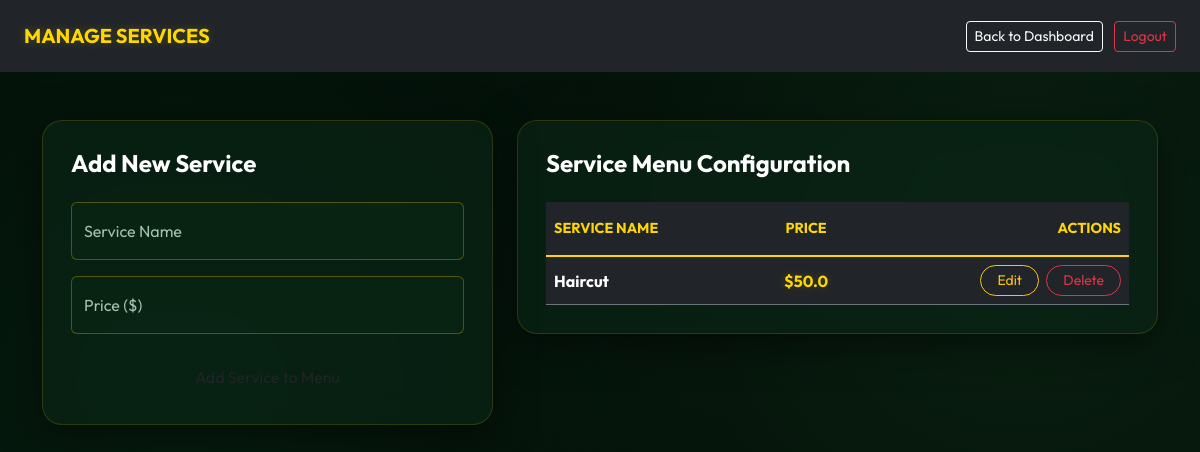
/manage_services (signed in), run on an earlier commit of the app's database.
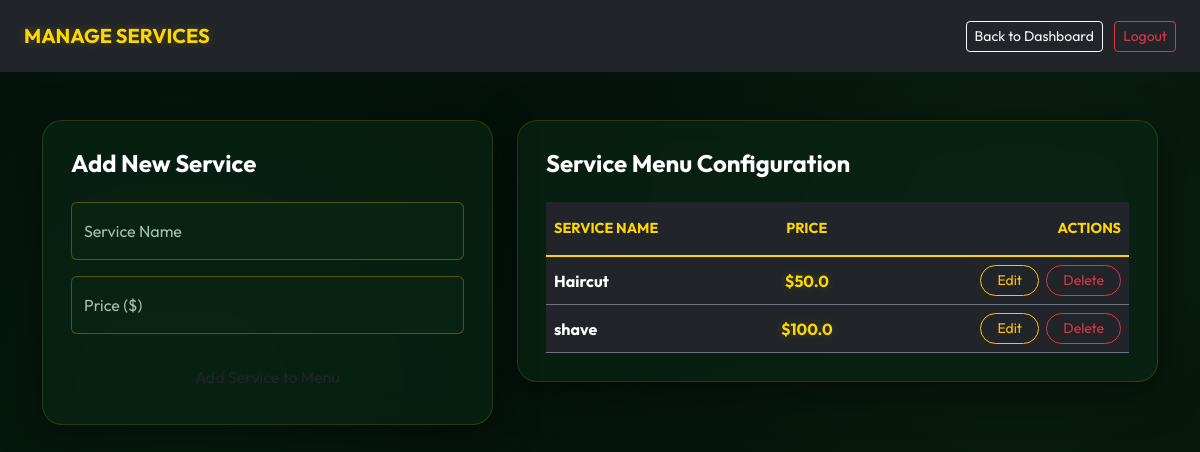
And on a later commit of the database.
### app.py (models this page shows)
class Service(db.Model):
    id = db.Column(db.Integer, primary_key=True)
    name = db.Column(db.String(100), nullable=False)
    price = db.Column(db.Float, nullable=False)
    is_active = db.Column(db.Boolean, default=True)

### app.py (the view)
@app.route('/manage_services', methods=['GET', 'POST'])
@login_required
def manage_services():
    if current_user.role != 'owner': return "Access Denied"
    if request.method == 'POST':
        new_service = Service(name=request.form['name'], price=float(request.form['price']))
        db.session.add(new_service)
        db.session.commit()
        return redirect(url_for('manage_services'))
    services = Service.query.all()
    return render_template('manage_services.html', services=services)

### app.py (called while the page is built, shortened)
@login_manager.user_loader
def load_user(user_id):
    return User.query.get(int(user_id))

@app.context_processor
def inject_translations():
    lang = session.get('lang', 'en')
    translations = {}
    def t(key, default_english):
        return translations.get(key, default_english)
    return dict(t=t, current_lang=lang)

@app.context_processor
def inject_global_data():
    lang = session.get('lang', 'en')
    translations = {}
    def t(key, default_english):
        return translations.get(key, default_english)
    low_stock_count = 0
    if current_user.is_authenticated and current_user.role == 'owner':
        low_stock_count = Product.query.filter(Product.is_active == True, Product.stock <= Product.low_stock_threshold).count()
    return dict(t=t, current_lang=lang, low_stock_count=low_stock_count)

### templates/manage_services.html (shortened to what this page needs)
<!DOCTYPE html>
<html lang="en">
<head>
    <link href="https://cdn.jsdelivr.net/npm/bootstrap@5.3.0/dist/css/bootstrap.min.css" rel="stylesheet">
    <link rel="stylesheet" href="{{ url_for('static', filename='style.css') }}">
</head>
<body>
    <nav class="navbar navbar-dark bg-dark px-4 py-3 sticky-top mb-5 animate-fade">
        <span class="navbar-brand text-gold fw-bold">MANAGE SERVICES</span>
        <div>
            <a href="/owner" class="btn btn-outline-light btn-sm me-2">Back to Dashboard</a>
            <a href="/logout" class="btn btn-outline-danger btn-sm">Logout</a>
        </div>
    </nav>
    <div class="container">
        <div class="row g-4">
            <div class="col-md-5 animate-slide-left delay-1">
                <div class="luxury-card sticky-top" style="top: 100px;">
                    <h4 class="mb-4 text-white fw-bold">Add New Service</h4>
                    <form method="POST" action="/manage_services">
                        <div class="form-floating mb-3">
                            <input type="text" name="name" class="form-control" id="sName" placeholder="e.g. Hair Wash" required>
                            <label for="sName">Service Name</label>
                        </div>
                        <div class="form-floating mb-4">
                            <input type="number" name="price" step="0.01" class="form-control" id="sPrice" placeholder="0.00" required>
                            <label for="sPrice">Price ($)</label>
                        </div>
                        <button type="submit" class="btn btn-premium w-100">Add Service to Menu</button>
                    </form>
                </div>
            </div>
            <div class="col-md-7 animate-fade-up delay-2">
                <div class="luxury-card">
                    <h4 class="mb-4 text-white fw-bold">Service Menu Configuration</h4>
                    <div class="table-responsive">
                        <table class="table table-dark table-hover table-borderless mb-0">
                            <thead>
                                <tr class="text-secondary border-bottom border-secondary">
                                    <th class="py-3">SERVICE NAME</th>
                                    <th class="py-3 text-center">PRICE</th>
                                    <th class="text-end py-3">ACTIONS</th>
                                </tr>
                            </thead>
                            <tbody>
                                {% for s in services %}
                                <tr class="border-bottom border-secondary align-middle">
                                    <td class="fw-bold text-white">{{ s.name }}</td>
                                    <td class="text-center fw-bold text-gold">${{ s.price }}</td>
                                    <td class="text-end">
                                        <button class="btn btn-sm btn-outline-warning px-3 rounded-pill" data-bs-toggle="modal" data-bs-target="#editModal{{ s.id }}">Edit</button>
                                        <form action="/delete_service/{{ s.id }}" method="POST" class="d-inline" onsubmit="return confirm('Delete this service permanently?');">
                                            <button type="submit" class="btn btn-sm btn-outline-danger px-3 rounded-pill ms-1">Delete</button>
                                        </form>
                                    </td>
                                </tr>
                                {% endfor %}
                            </tbody>
                        </table>
                    </div>
                </div>
            </div>
        </div>
    </div>
</body>
</html>

What changed in the data, as far as the page shows it:
added Service: name "shave", price "100.0"
